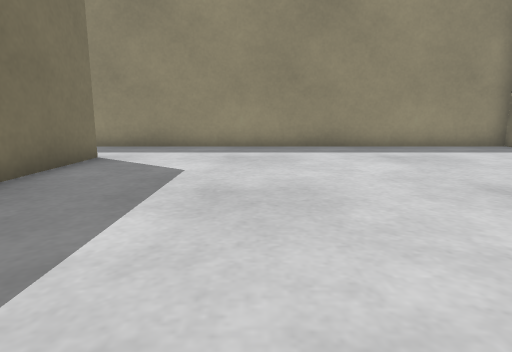
[1] (above)

16 first-person views from a walk through a world built for the Gazebo simulator. The camera is 0.5 m above the floor, tilts 10° down and sees 75° across. The floor is counted in squares, 0.5 m on a side. Each view is taken from the middle of a square. On the plan, view 1 faces up. The plan holds only what a view shows up to about 12 squares ahead; the rest is blank. The place goes on beyond the plan.

[2]
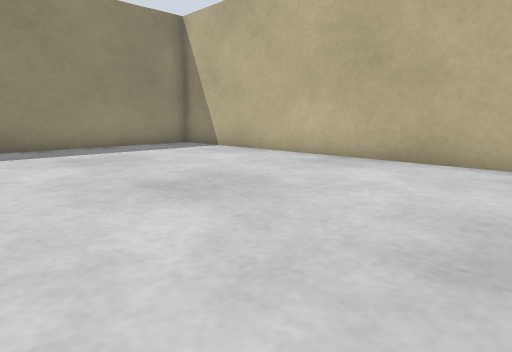

[3]
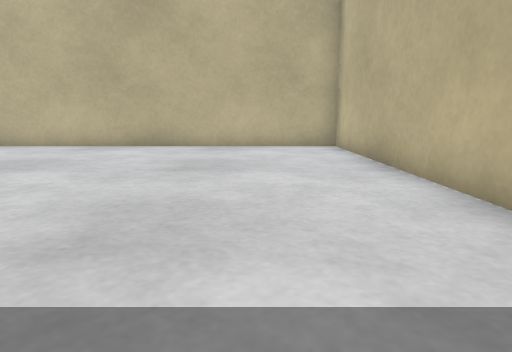

[4]
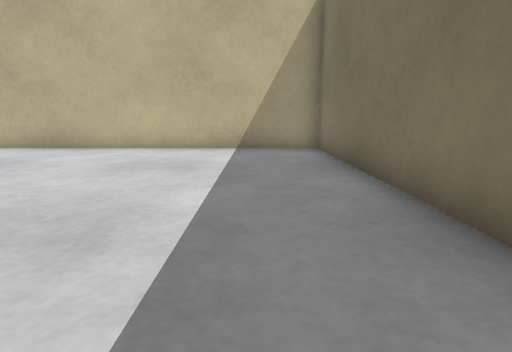

[5]
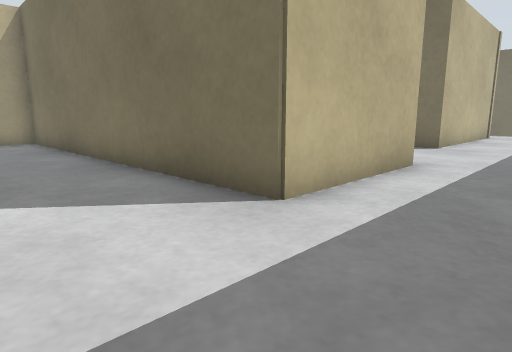

[6]
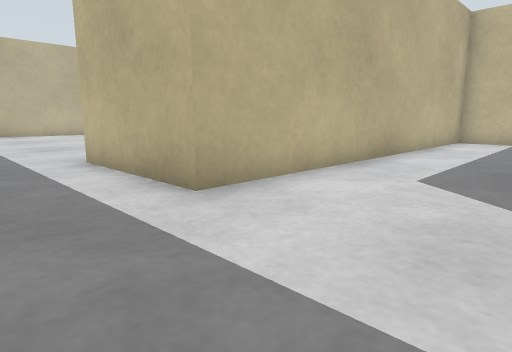

[7]
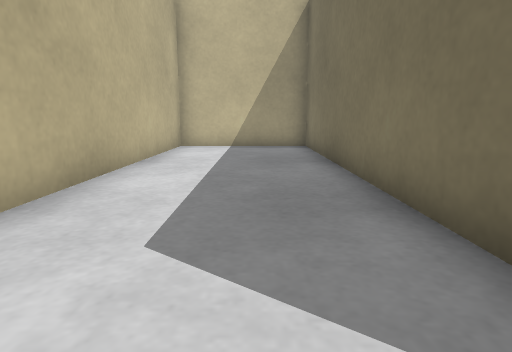

[8]
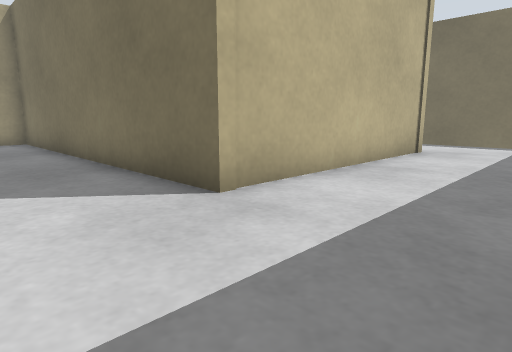

[9]
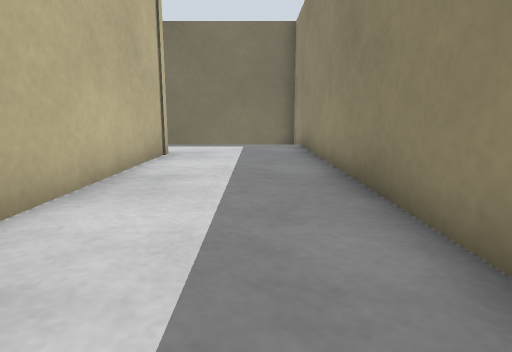

[10]
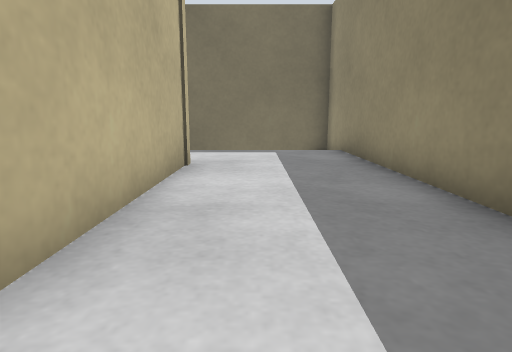

[11]
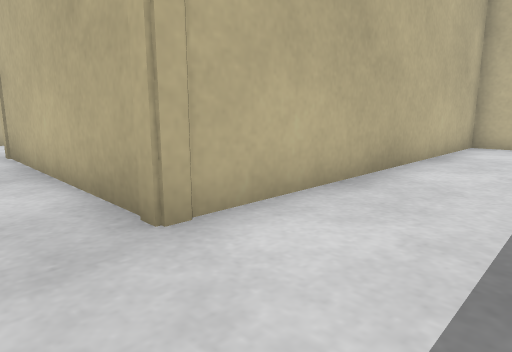

[12]
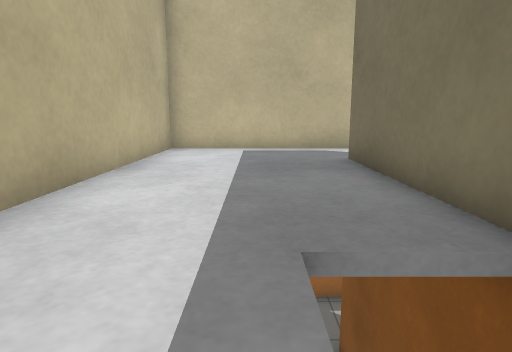

[13]
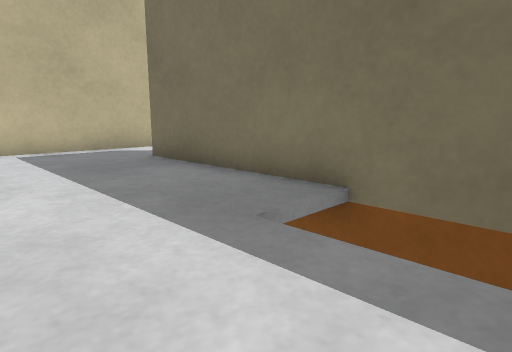

[14]
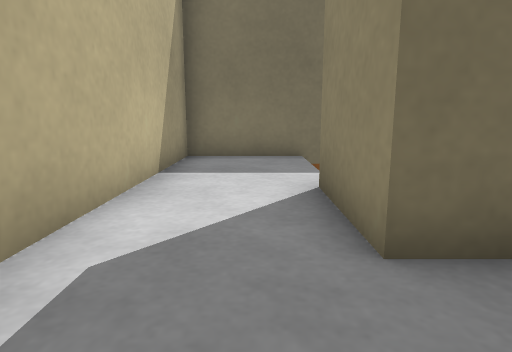

[15]
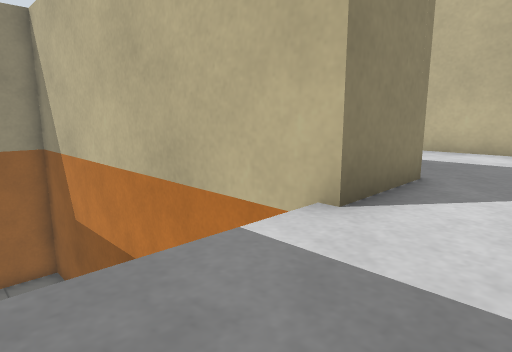

[16]
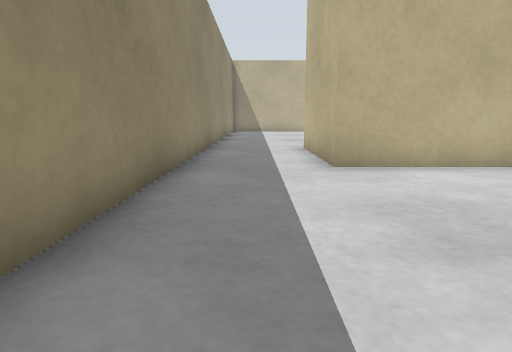

### Floor plan
Points are (right, up) in squares from view 1. A wall is a line through its corners. A room is listed if a view was taken in it or the views show most of it. See-through windows are left out.
Room 1 (views 1, 2, 3, 4, 5)
walls: (8.7, -3.5) (8.7, 11.6) (-8.6, 11.6); (-8.3, 8.4) (-4, 8.4) (-4, -3.8) (8.5, -3.8)
ways out: opening at (-8, 10) to room 2
Room 2 (views 6, 7, 8, 9, 10, 11, 12, 13, 14, 15, 16)
walls: (-25.3, 6.6) (-25.3, -1.1) (-27.7, -1.1); (-8.6, 11.6) (-25.3, 11.6); (-31.6, -1.6) (-31.6, -3.5); (-31.5, -3.8) (-20.3, -3.8) (-20.3, 7.5) (-12.8, 7.5) (-12.8, -3.8) (-8.4, -3.8) (-8.3, 8.4)
ways out: opening at (-8, 10) to room 1

Positions as (right, up) in squares from view 1, and headings:
1: (0, 0), facing up
2: (1, 0), facing up-right
3: (-3, -1), facing right
4: (-2, 7), facing down
5: (-1, 11), facing down-left
6: (-12, 11), facing down-right
7: (-11, 8), facing down
8: (-10, 11), facing down-left
9: (-11, 10), facing left
10: (-13, 9), facing left
11: (-23, 9), facing down-right
12: (-23, 7), facing down
13: (-21, 7), facing down-left
14: (-23, -2), facing left
15: (-31, -3), facing up-right
16: (-15, 10), facing right
